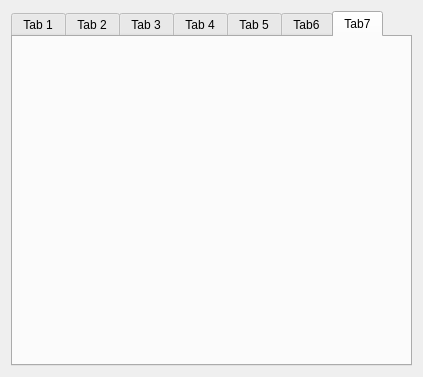
<?xml version="1.0" encoding="UTF-8"?>
<ui version="4.0">
 <class>MainWidget</class>
 <widget class="QWidget" name="MainWidget">
  <property name="geometry">
   <rect>
    <x>0</x>
    <y>0</y>
    <width>423</width>
    <height>377</height>
   </rect>
  </property>
  <property name="windowTitle">
   <string>MainWidget</string>
  </property>
  <layout class="QVBoxLayout" name="verticalLayout">
   <item>
    <widget class="QTabWidget" name="pTabWidget">
     <property name="currentIndex">
      <number>6</number>
     </property>
     <widget class="QWidget" name="pTab1">
      <attribute name="title">
       <string>Tab 1</string>
      </attribute>
     </widget>
     <widget class="QWidget" name="pTab2">
      <attribute name="title">
       <string>Tab 2</string>
      </attribute>
     </widget>
     <widget class="QWidget" name="pTab3">
      <attribute name="title">
       <string>Tab 3</string>
      </attribute>
     </widget>
     <widget class="QWidget" name="pTab4">
      <attribute name="title">
       <string>Tab 4</string>
      </attribute>
     </widget>
     <widget class="QWidget" name="pTab5">
      <attribute name="title">
       <string>Tab 5</string>
      </attribute>
     </widget>
     <widget class="QWidget" name="pTab6">
      <attribute name="title">
       <string>Tab6</string>
      </attribute>
     </widget>
     <widget class="QWidget" name="pTab7">
      <attribute name="title">
       <string>Tab7</string>
      </attribute>
     </widget>
    </widget>
   </item>
  </layout>
 </widget>
 <resources/>
 <connections/>
</ui>
